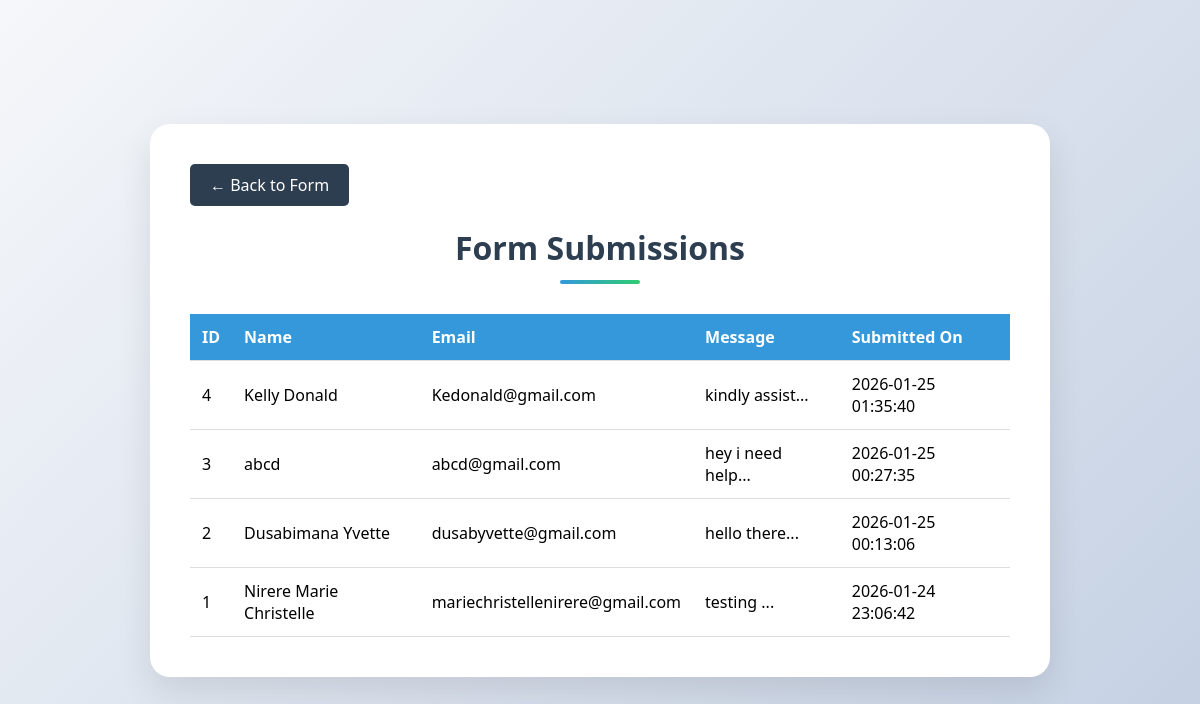
Page /view_data.php on the committed database.
### tables this page shows
CREATE TABLE `users` (
  `id` int(11) NOT NULL,
  `full_name` varchar(100) NOT NULL,
  `email` varchar(100) NOT NULL,
  `message` text NOT NULL,
  `created_at` timestamp NOT NULL DEFAULT current_timestamp()
);

### view_data.php (the view, shortened to what this page needs)
<?php
include 'db.php';
$sql = "SELECT id, full_name, email, message, created_at FROM users ORDER BY created_at DESC";
$result = $conn->query($sql);
?>
<!DOCTYPE html>
<html>
<head>
    <link rel="stylesheet" href="style.css">
</head>
<body>
    <div class="container data-container">
        <a href="index.html" class="back-btn">← Back to Form</a>
        <h2>Form Submissions</h2>
        <?php if ($result->num_rows > 0): ?>
        <table>
            <thead>
                <tr>
                    <th>ID</th>
                    <th>Name</th>
                    <th>Email</th>
                    <th>Message</th>
                    <th>Submitted On</th>
                </tr>
            </thead>
            <tbody>
                <?php while($row = $result->fetch_assoc()): ?>
                <tr>
                    <td><?php echo $row['id']; ?></td>
                    <td><?php echo htmlspecialchars($row['full_name']); ?></td>
                    <td><?php echo htmlspecialchars($row['email']); ?></td>
                    <td><?php echo htmlspecialchars(substr($row['message'], 0, 100)) . '...'; ?></td>
                    <td><?php echo $row['created_at']; ?></td>
                </tr>
                <?php endwhile; ?>
            </tbody>
        </table>
        <?php else: ?>
        <p style="text-align: center; padding: 40px;">No submissions yet.</p>
        <?php endif; ?>
    </div>
</body>
</html>

### style.css (style rules this page uses)
* { margin: 0; padding: 0; box-sizing: border-box; font-family: 'Segoe UI', Tahoma, Geneva, Verdana, sans-serif; }
body { background: linear-gradient(135deg, #f5f7fa 0%, #c3cfe2 100%); min-height: 100vh; display: flex; justify-content: center; align-items: center; padding: 20px; }
.container { background: white; border-radius: 20px; box-shadow: 0 15px 35px rgba(0, 0, 0, 0.1); padding: 40px; width: 100%; max-width: 500px; animation: fadeIn 0.8s ease-out; }
h2 { color: #2c3e50; text-align: center; margin-bottom: 30px; font-size: 2rem; position: relative; padding-bottom: 15px; }
h2::after { content: ''; position: absolute; bottom: 0; left: 50%; transform: translateX(-50%); width: 80px; height: 4px; background: linear-gradient(to right, #3498db, #2ecc71); border-radius: 2px; }
::placeholder { color: #95a5a6; opacity: 0.8; }

### view_data.php (style rules this page uses)
.data-container { max-width: 900px; }
table { width: 100%; border-collapse: collapse; margin-top: 20px; }
th, td { padding: 12px; text-align: left; border-bottom: 1px solid #ddd; }
th { background-color: #3498db; color: white; }
.back-btn { display: inline-block; margin-bottom: 20px; padding: 10px 20px; background: #2c3e50; color: white; text-decoration: none; border-radius: 5px; }

### rows in the picture
users: id "4", full_name "Kelly Donald", email "Kedonald@gmail.com", message "kindly assist", created_at "2026-01-25 01:35:40"
users: id "3", full_name "abcd", email "abcd@gmail.com", message "hey i need help", created_at "2026-01-25 00:27:35"
users: id "2", full_name "Dusabimana Yvette", email "dusabyvette@gmail.com", message "hello there", created_at "2026-01-25 00:13:06"
users: id "1", full_name "Nirere Marie Christelle", email "mariechristellenirere@gmail.com", message "testing", created_at "2026-01-24 23:06:42"
